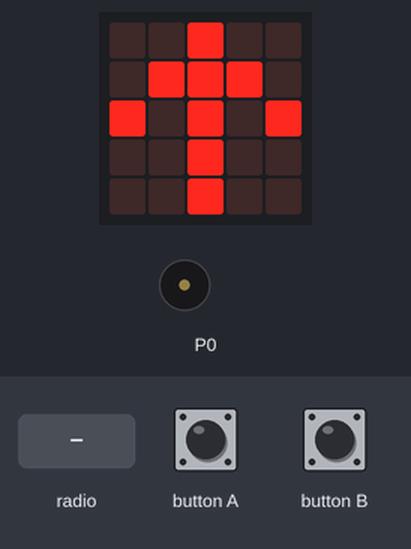
Simulated run of this program. Board: BBC micro:bit (MakeCode). On the bench: the board's 5×5 LED display, buzzer (waves = sounding). The inputs (shaded band) are chosen by the test bench. No radio messages arrive unless stated (any console line starting 'radio sent:' is added by the test bench); what the program prints to the serial console is not drawn.

Above: at 1.2 s.
1.3 s: button B pressed for 0.15 s
At 2.5 s:
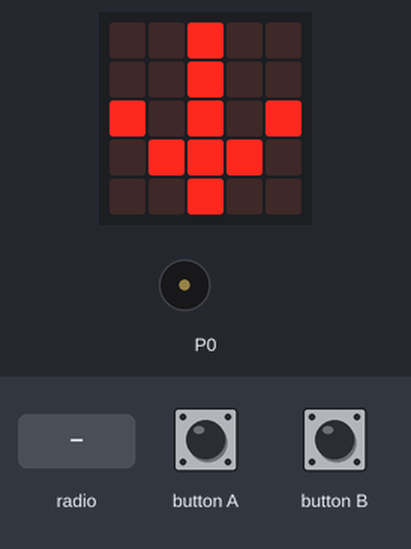
3.1 s: radio message "1" arrives
At 4.2 s:
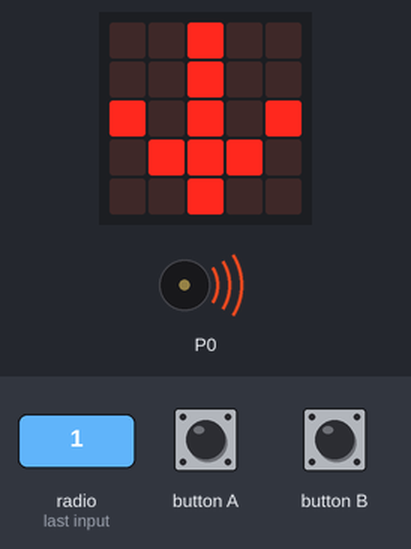
4.6 s: button B pressed for 0.15 s
At 6.1 s:
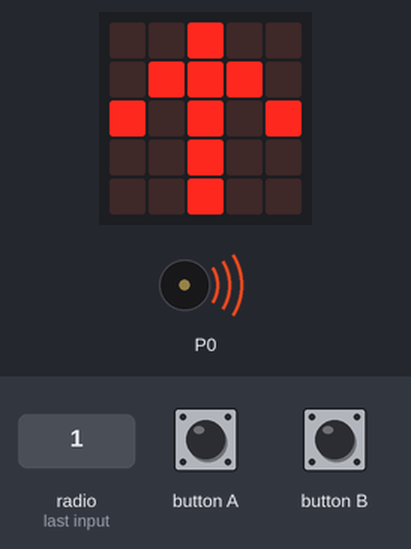
6.5 s: radio message "0" arrives
At 6.8 s:
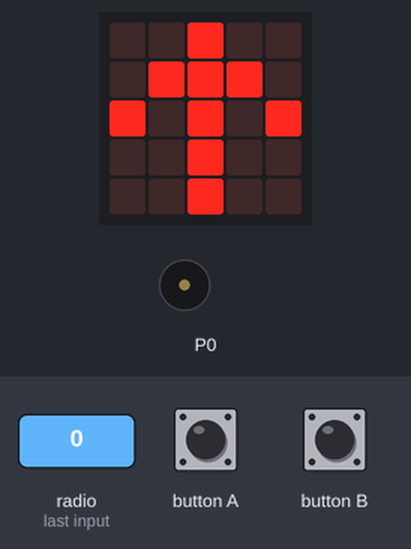
Timing chart, 0 to 9.0 s (numbered marks = the images above; inputs shaded):
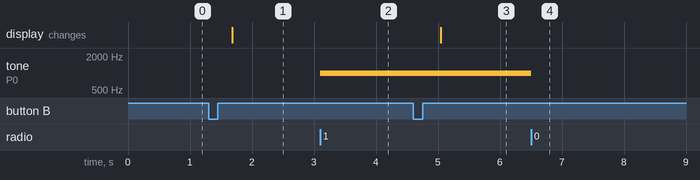

Measured:
- after the input at 1.3 s, the display: changes after 0.38 s (image 1)
- after the input at 3.1 s, tone on P0: silent → 1000 Hz at once
- after the input at 4.6 s, the display: changes after 0.44 s (image 3)
- after the input at 6.5 s, tone on P0: 1000 Hz → silent at once

The program:

main.ts
```typescript
let status = 0
radio.setGroup(1)
pins.setAudioPin(DigitalPin.P0)
basic.forever(function on_forever1() {
    if (input.buttonIsPressed(Button.A) && status == 0) {
        radio.sendNumber(1)
    } else {
        radio.sendNumber(0)
    }

})
basic.forever(function on_forever2() {
    if (status == 0) {
        basic.showLeds(`
            . . # . .
            . # # # .
            # . # . #
            . . # . .
            . . # . .
            `)
    } else {
        basic.showLeds(`
            . . # . .
            . . # . .
            # . # . #
            . # # # .
            . . # . .
            `)
    }

})
radio.onReceivedNumber(function on_received_number(receivedNumber: number) {
    if (receivedNumber == 1 && status == 1) {
        music.ringTone(1000)
    } else {
        music.stopAllSounds()
    }

})
input.onButtonPressed(Button.B, function on_button_pressed_b() {

    if (status == 0) {
        status = 1
    } else {
        status = 0
    }

})
```

test.ts
```typescript
// 테스트는 여기로 이동합니다; 이 패키지가 확장으로 사용될 때 컴파일되지 않을 것 입니다.
```
